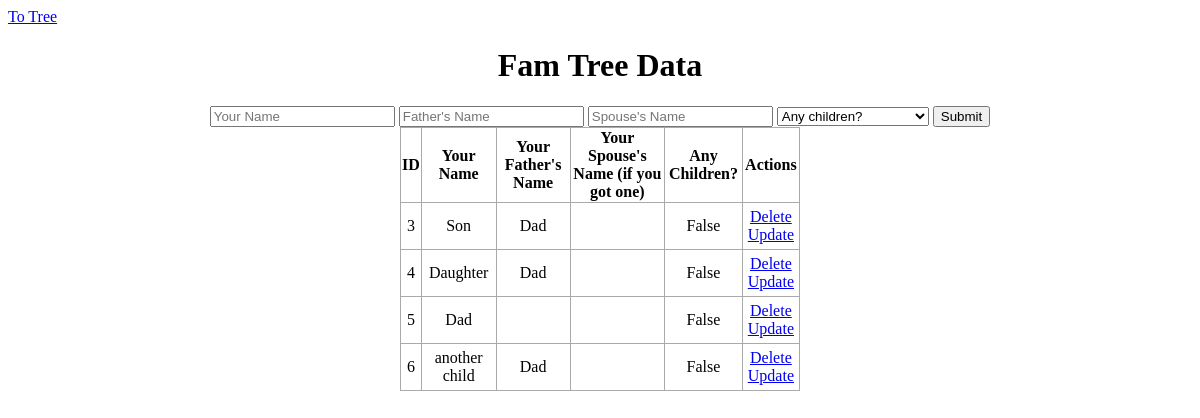
Before: / with the older database file.
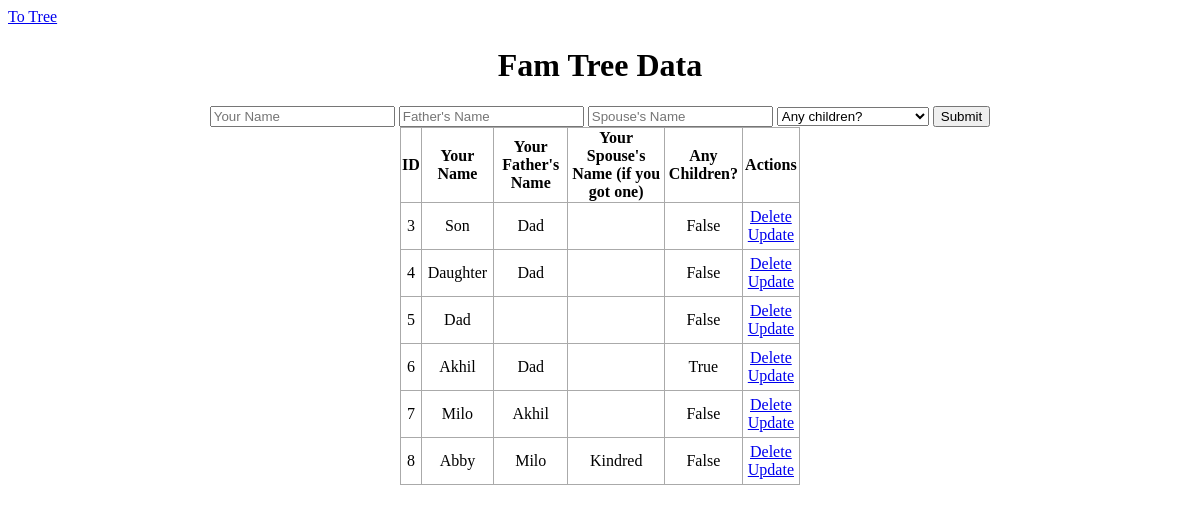
After: the same page with the newer database file.
### functions.py (models this page shows, shortened)
class family_input(db.Model):
    id = db.Column(db.Integer, primary_key=True)
    name = db.Column(db.String(225), nullable=False, default="Sasha")
    parent = db.Column(db.String(225), nullable=False, default="Sasha")
    spouse = db.Column(db.String(225), nullable=True, default="")
    have_children = db.Column(db.String(225), nullable=False)

### functions.py (the view)
@app.route("/", methods=["POST", "GET"])
def index():
    if request.method == "POST":
        name = request.form.get("Your Name")
        father = request.form.get("Father's Name")
        spouse = request.form.get("Spouse's Name")
        children = request.form.get("Any Children?")
        entry = family_input(
            name=name, parent=father, spouse=spouse, have_children=children
        )
        try:
            db.session.add(entry)
            db.session.commit()
            return redirect("/")
        except:
            return "don goofed"
    else:
        entries = family_input.query.order_by(family_input.id).all()
        return render_template("index2.html", entries=entries)

### templates/index2.html (shortened to what this page needs)
{% extends 'base2.html' %}
{% block body %}
<a href='/display'>To Tree</a>
<div id=details>
    <h1 style="text-align: center">Fam Tree Data</h1>
</div>
<div class='form'>
    <form action="/" method="POST">
        <input type="text" name='Your Name' placeholder="Your Name" id=name>
        <input type="text" name="Father's Name" placeholder="Father's Name" id=parent>
        <input type="text" name="Spouse's Name" placeholder="Spouse's Name" id=spouse>
        <select name="Any Children?" placeholder="Any children?">
            <option disabled selected value="">Any children?</option>
        </select>
        <input type='submit' name='Add Task'>
    </form>
</div>
<div class="content">
    {% if entries|length < 1 %}
    <h4 style="text-align: center">There are no family entries. Create one below!</h4>
    {% else %}
    <table>
        <tr>
            <th>ID</th>
            <th> Your Name</th>
            <th> Your Father's Name</th>
            <th> Your Spouse's Name (if you got one)</th>
            <th> Any Children?</th>
            <th> Actions</th>
        </tr>
        {% for entry in entries %}
        <tr>
            <td>{{ entry.id }}</td>
            <td>{{ entry.name }}</td>
            <td>{{ entry.parent }}</td>
            <td>{{ entry.spouse }}</td>
            <td>{{ entry.have_children }}</td>
            <td>
                <a href="/delete/{{entry.id}}">Delete</a>
                <br>
                <a href="/update/{{entry.id}}">Update</a>
            </td>
        </tr>
        {% endfor %}
    </table>
    {% endif %}
</div>
{% endblock %}

### templates/base2.html (shortened to what this page needs)
<!DOCTYPE html>
<html lang="en">
<head>
    <link rel="stylesheet" href="{{ url_for('static', filename='css/main2.css') }}">
</head>
<body>
    {% block body %}{% endblock %}
</body>
</html>

### static/css/main2.css (style rules this page uses)
.content { margin: 0 auto; width: 400px; }
table, td, th { border: 1px solid #aaa; }
table { border-collapse: collapse; width: 100%; }
th { height: 30px; }
td { text-align: center; padding: 5px; }
.form { margin-top: 20px; text-align: center; }

Changed rows visible on the page:
changed family_input id 6: name "another child" → "Akhil"; have_children "False" → "True"
added family_input: id "7", name "Milo", parent "Akhil", have_children "False"
added family_input: id "8", name "Abby", parent "Milo", spouse "Kindred", have_children "False"
